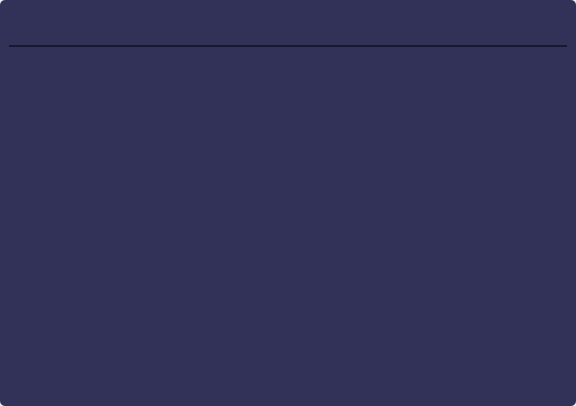
<?xml version="1.0" encoding="UTF-8"?>
<ui version="4.0">
 <class>ChartCard</class>
 <widget class="QWidget" name="ChartCard">
  <property name="geometry">
   <rect>
    <x>0</x>
    <y>0</y>
    <width>576</width>
    <height>406</height>
   </rect>
  </property>
  <property name="windowTitle">
   <string>Form</string>
  </property>
  <property name="styleSheet">
   <string notr="true"/>
  </property>
  <layout class="QVBoxLayout" name="verticalLayout_2">
   <property name="spacing">
    <number>0</number>
   </property>
   <property name="leftMargin">
    <number>0</number>
   </property>
   <property name="topMargin">
    <number>0</number>
   </property>
   <property name="rightMargin">
    <number>0</number>
   </property>
   <property name="bottomMargin">
    <number>0</number>
   </property>
   <item>
    <widget class="QFrame" name="frame">
     <property name="styleSheet">
      <string notr="true">QFrame#frame{
	background-color: rgb(50, 50, 88);
	border-radius: 5px;
}

QLabel#card_title{
	font-weight: bold;
	color: white;
}

QFrame#frame_main{
	border-top: 2px solid rgb(21, 26, 48);
}</string>
     </property>
     <property name="frameShape">
      <enum>QFrame::NoFrame</enum>
     </property>
     <property name="frameShadow">
      <enum>QFrame::Raised</enum>
     </property>
     <layout class="QVBoxLayout" name="verticalLayout">
      <item>
       <widget class="QLabel" name="card_title">
        <property name="maximumSize">
         <size>
          <width>16777215</width>
          <height>30</height>
         </size>
        </property>
        <property name="text">
         <string/>
        </property>
       </widget>
      </item>
      <item>
       <widget class="QFrame" name="frame_main">
        <property name="frameShape">
         <enum>QFrame::NoFrame</enum>
        </property>
        <property name="frameShadow">
         <enum>QFrame::Raised</enum>
        </property>
       </widget>
      </item>
     </layout>
    </widget>
   </item>
  </layout>
 </widget>
 <resources/>
 <connections/>
</ui>
